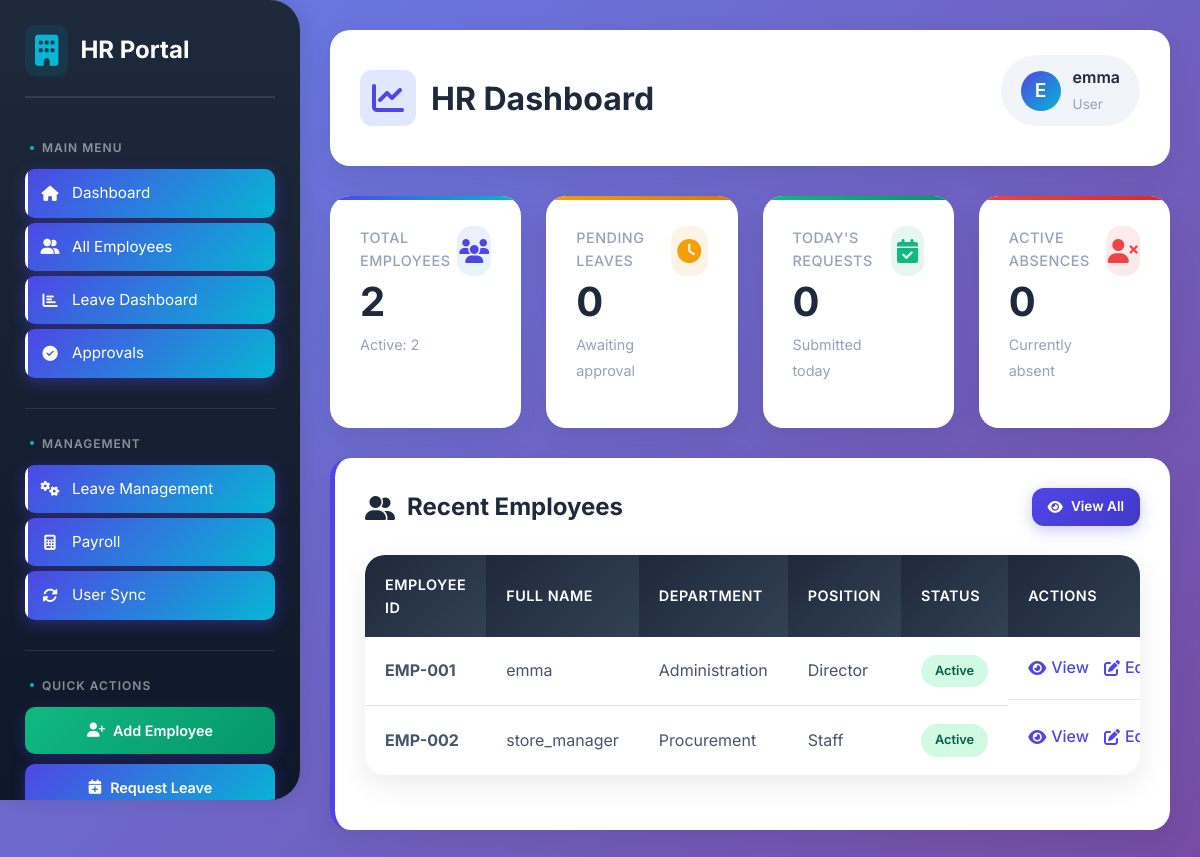
The app's page /hr/ (signed in) with its own data.
### hr/models.py (models this page shows, shortened)
class Employee(models.Model):
    DEPARTMENT_CHOICES = [
        ('', '--- Select Department ---'),
        ('HR', 'Human Resources'),
        ('Finance', 'Finance'),
        ('Procurement', 'Procurement'),
        ('Inventory', 'Inventory/Warehouse'),
        ('Auditor', 'Auditing'),
        ('IT', 'Information Technology'),
        ('Sales', 'Sales'),
        ('Administration', 'Administration'),
    ]
    POSITION_CHOICES = [
        ('', '--- Select Position ---'),
        ('Manager', 'Manager'),
        ('Supervisor', 'Supervisor'),
        ('Staff', 'Staff'),
        ('Officer', 'Officer'),
        ('Assistant', 'Assistant'),
        ('Director', 'Director'),
        ('Coordinator', 'Coordinator'),
    ]
    user = models.OneToOneField(
        User,
        on_delete=models.SET_NULL,
        null=True,
        blank=True
    )
    employee_id = models.CharField(max_length=20, unique=True, blank=True)  # Added blank=True
    full_name = models.CharField(max_length=100)
    department = models.CharField(max_length=50, choices=DEPARTMENT_CHOICES)  # Added choices
    position = models.CharField(max_length=50, choices=POSITION_CHOICES)  # Added choices
    phone = models.CharField(max_length=20)
    address = models.TextField()
    date_joined = models.DateField()
    is_active = models.BooleanField(default=True)
    class Meta:
        ordering = ['employee_id']

### hr/views.py (the view, shortened to what this page needs)
# urls.py: path('', views.hr_dashboard, name='hr_dashboard'),
@login_required
@group_required('HR')
def hr_dashboard(request):
    employees = Employee.objects.all()[:5]
    total_employees = Employee.objects.count()
    active_employees = Employee.objects.filter(is_active=True).count()
    user_has_employee = False
    user_employee = None
    is_manager = request.user.groups.filter(name='Manager').exists()
    is_hr = request.user.groups.filter(name='HR').exists()
    try:
        user_employee = request.user.employee
        user_has_employee = True
    except:
        pass
    total_pending_leaves = LeaveRequest.objects.filter(status='pending').count()
    today_leaves = LeaveRequest.objects.filter(
        submitted_date__date=timezone.now().date()
    ).count()
    today = timezone.now().date()
    active_absences = LeaveRequest.objects.filter(
        status='approved',
        start_date__lte=today,
        end_date__gte=today
    ).count()
    pending_leaves = None
    pending_approvals_count = 0
    context = {
        'employees': employees,
        'total_employees': total_employees,
        'active_employees': active_employees,
        'total_pending_leaves': total_pending_leaves,
        'today_leaves': today_leaves,
        'active_absences': active_absences,
        'is_manager': is_manager,
        'is_hr': is_hr,
        'user_has_employee': user_has_employee,
        'user_employee': user_employee,
        'pending_leaves': pending_leaves,
        'pending_approvals_count': pending_approvals_count,
    }
    return render(request, 'hr/dashboard.html', context)

### hr/context_processors.py (called while the page is built, shortened)
def leave_counts(request):
    if not request.user.is_authenticated:
        return {}
    pending_count = 0
    user_is_manager = request.user.groups.filter(name='Manager').exists()
    try:
        from .models import LeaveRequest, Employee
    except ImportError:
        pass
    return {
        'pending_count': pending_count,
        'user_is_manager': user_is_manager,
    }

### hr/views.py (called while the page is built)
def group_required(group_name):
    def decorator(view_func):
        @wraps(view_func)
        def _wrapped_view(request, *args, **kwargs):
            if request.user.groups.filter(name=group_name).exists() or request.user.is_superuser:
                return view_func(request, *args, **kwargs)
            else:
                return redirect('/')
        return _wrapped_view
    return decorator

### sales/context_processors.py (called while the page is built, shortened)
def sales_sidebar_context(request):
    return {}

### hr/templates/hr/dashboard.html (shortened to what this page needs)
{% load static %}
<!DOCTYPE html>
<html lang="en">
<head>
    <link rel="stylesheet" href="https://cdnjs.cloudflare.com/ajax/libs/font-awesome/6.4.0/css/all.min.css">
    <link rel="stylesheet" href="{% static 'css/hr-main.css' %}">
    <link rel="stylesheet" href="{% static 'css/hr-components.css' %}">
    <link rel="stylesheet" href="{% static 'css/hr-responsive.css' %}">
    <link rel="stylesheet" href="{% static 'css/hr-notifications.css' %}">
</head>
<body>
    <div class="sidebar">
        <div class="logo">
            <i class="fas fa-building"></i>
            <span>HR Portal</span>
        </div>
        <div class="nav-section">
            <div class="nav-title">Main Menu</div>
            <a href="/" class="nav-item active">
                <i class="fas fa-home"></i>
                <span>Dashboard</span>
            </a>
            <a href="{% url 'hr:employee_list' %}" class="nav-item">
                <i class="fas fa-user-friends"></i>
                <span>All Employees</span>
            </a>
            <a href="{% url 'hr:leave_dashboard' %}" class="nav-item">
                <i class="fas fa-chart-bar"></i>
                <span>Leave Dashboard</span>
            </a>
            <a href="{% url 'hr:leave_approval_list' %}" class="nav-item">
                <i class="fas fa-check-circle"></i>
                <span>Approvals</span>
            </a>
        </div>
        <div class="sidebar-divider"></div>
        <div class="nav-section">
            <div class="nav-title">Management</div>
            <a href="{% url 'hr:hr_leave_management' %}" class="nav-item">
                <i class="fas fa-cogs"></i>
                <span>Leave Management</span>
            </a>
            <a href="{% url 'hr:finance_leaves_view' %}" class="nav-item">
                <i class="fas fa-calculator"></i>
                <span>Payroll</span>
            </a>
            <a href="{% url 'hr:user_sync' %}" class="nav-item">
                <i class="fas fa-sync-alt"></i>
                <span>User Sync</span>
            </a>
        </div>
        <div class="sidebar-divider"></div>
        <div class="nav-section sidebar-actions">
            <div class="nav-title">Quick Actions</div>
            <a href="{% url 'hr:employee_create' %}" class="sidebar-btn success">
                <i class="fas fa-user-plus"></i>
                Add Employee
            </a>
            <a href="{% url 'hr:leave_request_create' %}" class="sidebar-btn">
                <i class="fas fa-calendar-plus"></i>
                Request Leave
            </a>
        </div>
    </div>
    <div class="main-content">
        <div class="header">
            <h1>
                <i class="fas fa-chart-line"></i>
                HR Dashboard
            </h1>
            <div class="header-right">
                <div class="user-info">
                    <div class="user-avatar">
                        {% if user.get_full_name %}
                            {{ user.get_full_name|first|upper }}
                        {% else %}
                            {{ user.username|first|upper }}
                        {% endif %}
                    </div>
                    <div>
                        <div style="color: var(--dark); font-weight: 600;">
                            {% if user.get_full_name %}
                                {{ user.get_full_name }}
                            {% else %}
                                {{ user.username }}
                            {% endif %}
                        </div>
                        <small style="color: var(--gray); font-size: 0.85em;">
                            {{ user.groups.first|default:"User" }}
                        </small>
                    </div>
                </div>
            </div>
        </div>
        <div class="stats-grid">
            <div class="stat-card">
                <div class="stat-header">
                    <div>
                        <h3>Total Employees</h3>
                        <p class="stat-number">{{ total_employees }}</p>
                        <small class="stat-description">Active: {{ active_employees }}</small>
                    </div>
                    <div class="stat-icon">
                        <i class="fas fa-users"></i>
                    </div>
                </div>
            </div>
            <div class="stat-card orange">
                <div class="stat-header">
                    <div>
                        <h3>Pending Leaves</h3>
                        <p class="stat-number">{{ total_pending_leaves|default:"0" }}</p>
                        <small class="stat-description">Awaiting approval</small>
                    </div>
                    <div class="stat-icon">
                        <i class="fas fa-clock"></i>
                    </div>
                </div>
            </div>
            <div class="stat-card green">
                <div class="stat-header">
                    <div>
                        <h3>Today's Requests</h3>
                        <p class="stat-number">{{ today_leaves|default:"0" }}</p>
                        <small class="stat-description">Submitted today</small>
                    </div>
                    <div class="stat-icon">
                        <i class="fas fa-calendar-check"></i>
                    </div>
                </div>
            </div>
            <div class="stat-card red">
                <div class="stat-header">
                    <div>
                        <h3>Active Absences</h3>
                        <p class="stat-number">{{ active_absences|default:"0" }}</p>
                        <small class="stat-description">Currently absent</small>
                    </div>
                    <div class="stat-icon">
                        <i class="fas fa-user-times"></i>
                    </div>
                </div>
            </div>
        </div>
        <div class="card">
            <div class="card-header">
                <h2 class="card-title">
                    <i class="fas fa-user-friends"></i>
                    Recent Employees
                </h2>
                <a href="{% url 'hr:employee_list' %}" class="btn btn-sm">
                    <i class="fas fa-eye"></i> View All
                </a>
            </div>
            <div class="table-container">
                <div class="table-responsive">
                    <table>
                        <thead>
                            <tr>
                                <th>Employee ID</th>
                                <th>Full Name</th>
                                <th>Department</th>
                                <th>Position</th>
                                <th>Status</th>
                                <th>Actions</th>
                            </tr>
                        </thead>
                        <tbody>
                            {% for emp in employees %}
                            <tr>
                                <td><strong>{{ emp.employee_id }}</strong></td>
                                <td>{{ emp.full_name }}</td>
                                <td>{{ emp.department }}</td>
                                <td>{{ emp.position }}</td>
                                <td>
                                    {% if emp.is_active %}
                                        <span class="badge badge-success">Active</span>
                                    {% else %}
                                        <span class="badge badge-danger">Inactive</span>
                                    {% endif %}
                                </td>
                                <td class="action-links">
                                    <a href="{% url 'hr:employee_detail' emp.id %}" class="action-link">
                                        <i class="fas fa-eye"></i> View
                                    </a>
                                    <a href="{% url 'hr:employee_update' emp.id %}" class="action-link">
                                        <i class="fas fa-edit"></i> Edit
                                    </a>
                                </td>
                            </tr>
                            {% endfor %}
                        </tbody>
                    </table>
                </div>
            </div>
        </div>
    </div>
</body>
</html>

### hr/static/css/hr-components.css (style rules this page uses)
.card { background: var(--white); border-radius: var(--border-radius-lg); padding: 30px; margin-bottom: 25px; box-shadow: var(--box-shadow); transition: var(--transition-normal); border-left: 5px solid var(--primary); }
.card-header { display: flex; justify-content: space-between; align-items: flex-start; margin-bottom: 20px; }
.card-title { color: var(--dark); font-size: 1.5em; margin-bottom: 8px; display: flex; align-items: center; gap: 12px; }
.stats-grid { display: grid; grid-template-columns: repeat(auto-fit, minmax(250px, 1fr)); gap: 25px; margin-bottom: 30px; }
.stat-card { background: var(--white); padding: 30px; border-radius: var(--border-radius-lg); box-shadow: var(--box-shadow); position: relative; overflow: hidden; transition: var(--transition-normal); }
.stat-card::before { content: ''; position: absolute; top: 0; left: 0; width: 100%; height: 4px; background: linear-gradient(90deg, var(--primary), var(--secondary)); }
.stat-card.orange::before { background: linear-gradient(90deg, var(--warning), var(--warning-dark)); }
.stat-card.green::before { background: linear-gradient(90deg, var(--success), var(--success-dark)); }
.stat-card.red::before { background: linear-gradient(90deg, var(--danger), var(--danger-dark)); }
.stat-header { display: flex; justify-content: space-between; align-items: flex-start; margin-bottom: 15px; }
.stat-icon { width: 50px; height: 50px; border-radius: 15px; display: flex; align-items: center; justify-content: center; font-size: 1.5em; background: linear-gradient(135deg, rgba(79, 70, 229, 0.1), rgba(6, 182, 212, 0.1)); color: var(--primary); }
.stat-card.orange .stat-icon { background: linear-gradient(135deg, rgba(245, 158, 11, 0.1), rgba(217, 119, 6, 0.1)); color: var(--warning); }
.stat-card.green .stat-icon { background: linear-gradient(135deg, rgba(16, 185, 129, 0.1), rgba(5, 150, 105, 0.1)); color: var(--success); }
.stat-card.red .stat-icon { background: linear-gradient(135deg, rgba(239, 68, 68, 0.1), rgba(220, 38, 38, 0.1)); color: var(--danger); }
.stat-card h3 { color: var(--gray); font-size: 0.9em; font-weight: 500; text-transform: uppercase; letter-spacing: 0.5px; }
.stat-card .stat-number { font-size: 2.5em; color: var(--dark); font-weight: 700; margin: 10px 0; line-height: 1; }
.stat-card .stat-description { color: var(--gray); font-size: 0.9em; }
.btn { padding: 12px 24px; background: linear-gradient(135deg, var(--primary), var(--primary-dark)); color: white; text-decoration: none; border-radius: var(--border-radius); font-weight: 600; display: inline-flex; align-items: center; gap: 8px; transition: var(--transition-normal); font-size: 0.95em; border: none; cursor: pointer; box-shadow: 0 4px 15px rgba(79, 70, 229, 0.3); }
.btn-sm { padding: 8px 16px; font-size: 0.85em; }
.badge { padding: 6px 14px; border-radius: 20px; font-size: 0.8em; font-weight: 600; display: inline-block; }
.badge-success { background: #d1fae5; color: #065f46; }
.table-container { background: var(--white); border-radius: var(--border-radius-lg); overflow: hidden; box-shadow: var(--box-shadow); margin-bottom: 25px; animation: fadeIn 0.6s ease; }
.table-responsive { overflow-x: auto; }
table { width: 100%; border-collapse: collapse; min-width: 600px; }
th { background: linear-gradient(135deg, var(--dark), var(--dark-light)); color: white; padding: 18px 20px; text-align: left; font-weight: 600; font-size: 0.9em; text-transform: uppercase; letter-spacing: 0.5px; }
td { padding: 18px 20px; border-bottom: 1px solid var(--gray-light); color: var(--gray-dark); vertical-align: middle; }
tr:last-child td { border-bottom: none; }
.action-links { display: flex; gap: 15px; }
.action-link { color: var(--primary); text-decoration: none; display: inline-flex; align-items: center; gap: 5px; font-weight: 500; transition: var(--transition-normal); }

### hr/static/css/hr-responsive.css (style rules this page uses)
@media (min-width: 1200px) { .sidebar { width: 300px; } }
@media (min-width: 1200px) { .main-content { margin-left: 300px; width: calc(100% - 300px); } }
@media (min-width: 1200px) { .stats-grid { grid-template-columns: repeat(4, 1fr); } }

### records on screen
Employee: employee_id "EMP-001", full_name "emma", department "Administration", position "Director", is_active "Active"
Employee: employee_id "EMP-002", full_name "store_manager", department "Procurement", position "Staff", is_active "Active"

### other values on screen
{{ user.username|first|upper }} "E"
{{ user.username }} "emma"
{{ user.groups.first|default:"User" }} "User"
{{ total_employees }} "2"
{{ active_employees }} "2"
{{ total_pending_leaves|default:"0" }} "0"
{{ today_leaves|default:"0" }} "0"
{{ active_absences|default:"0" }} "0"
